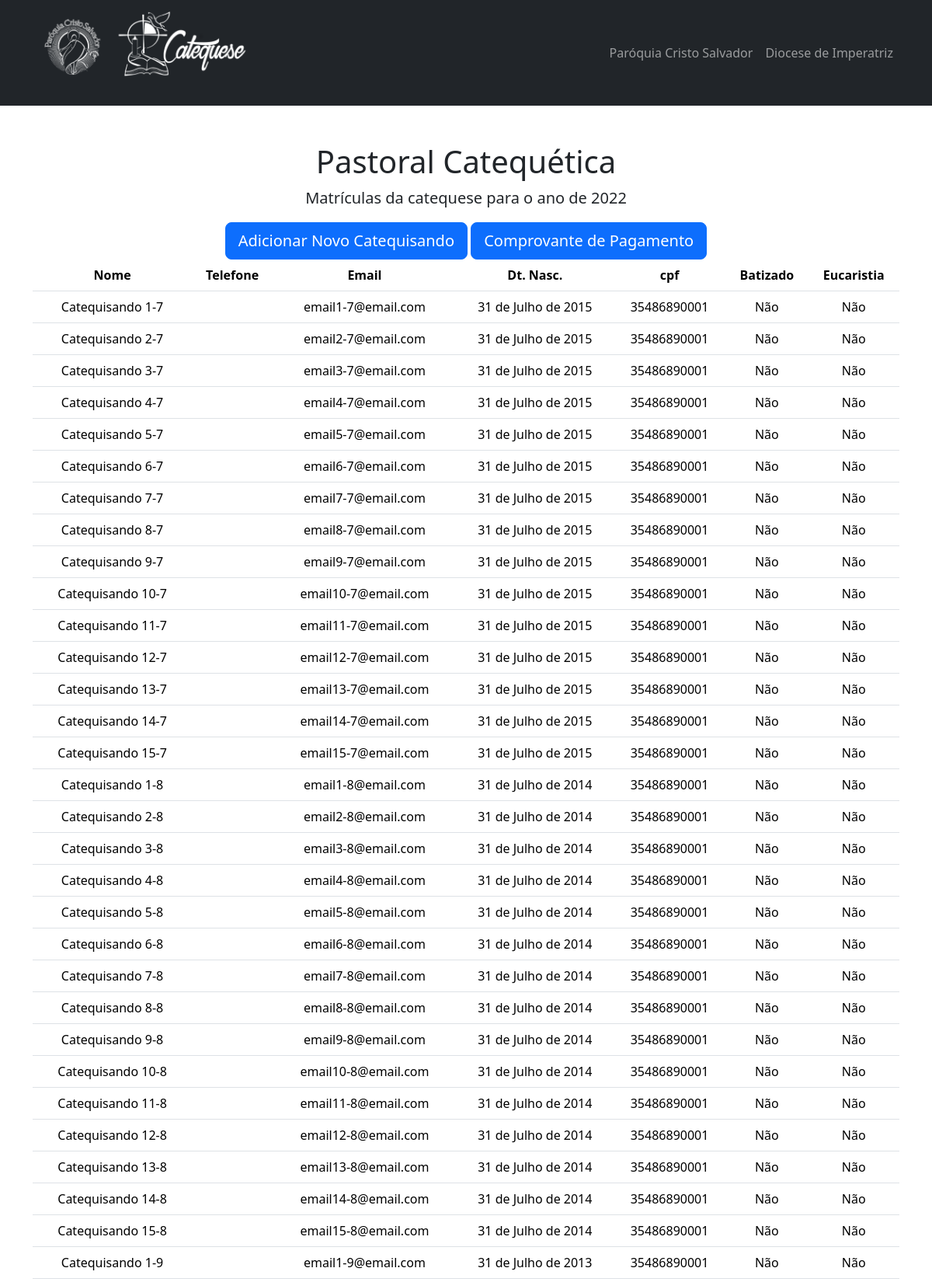
Screenshot of /cpf_validate/35486890001 (upper part) with the database file from the repository.
### matriculas/matricula/models.py (models this page shows, shortened)
class Matricula(models.Model):
    user = models.ForeignKey(settings.AUTH_USER_MODEL, on_delete=models.CASCADE, null=True, blank=True)
    turma = models.ForeignKey("matricula.Turma", on_delete=models.CASCADE, null=True, blank=True)
    name = models.CharField('Nome compeleto', max_length=300)
    phone = models.CharField("Telefone", max_length=20, blank=True)
    email = models.EmailField("Email")
    birth_date = models.DateField('Data de Nascimento', max_length=300)
    document = models.ImageField(verbose_name="Foto documento de identificação",  upload_to='documents/', blank=True)
    cpf = BRCPFField("CPF do responsável", max_length=20, blank=True)
    mother_name = models.CharField('Nome da Mãe', max_length=300)
    address = models.CharField('Endereço Completo', max_length=500)
    created_date = models.DateTimeField(default=timezone.now)
    last_class = models.CharField("Última turma de catequese", max_length=20, null=True, blank=True)
    last_year = models.IntegerField(
        "Último ano na catequese", validators=[MinValueValidator(2000), MaxValueValidator(2022)], null=True, blank=True
    )
    baptized = models.BooleanField("Já foi Batizado", default=False)
    eucharisted = models.BooleanField("Recebeu Eucaristia", default=False)
    baptism = models.ImageField(verbose_name="Foto Lembrança do Batismo", upload_to='documents/', blank=True)
    eucharist = models.ImageField(verbose_name="Foto Lembrança da Eucaristia", upload_to='documents/', blank=True)

### matriculas/matricula/views.py (the view)
# urls.py: path('cpf_validate/', views.cpf_not_validate, name='cpf_not_validate'),
def cpf_validate(request, cpf):
    cpf = input_mask_remove(cpf)
    if request.method == 'GET':
        matriculas = Matricula.objects.all()
        if cpf:
            matriculas = matriculas.filter(cpf=cpf)
        else:
            return HttpResponseNotFound("Impossível prosseguir sem CPF")
        return render(request, 'matricula/cpf_validate.html', {'cpf': cpf, 'matriculas': matriculas})

### matriculas/matricula/views.py (called while the page is built)
def input_mask_remove(value):
    regex_syntax = r"\D"
    value = re.sub(regex_syntax, "", value)
    return value

### templates/matricula/cpf_validate.html
{% extends 'matricula/base.html' %}
{% block content %}
<div>
  <a class="btn btn-primary btn-lg btn-block" href="{% url 'catequisando' cpf %}">Adicionar Novo Catequisando</a>
  {% if matriculas.count %}
  <a class="btn btn-primary btn-lg btn-block" href="{% url 'proof_list' cpf %}">Comprovante de Pagamento</a>
  {% endif %}
</div>
<table class="table">
  <thead>
    <tr>
      <th>Nome</th>
      <th>Telefone</th>
      <th>Email</th>
      <th>Dt. Nasc.</th>
      <th>cpf</th>
      <th>Batizado</th>
      <th>Eucaristia</th>
    </tr>
  </thead>
  <tbody>
    {% for matricula in matriculas %}
    <tr>
      <td>{{matricula.name}}</td>
      <td>{{matricula.phone}}</td>
      <td>{{matricula.email}}</td>
      <td>{{matricula.birth_date}}</td>
      <td>{{matricula.cpf}}</td>
      <td>{% if matricula.baptized %} Sim {% else %} Não {% endif %}</td>
      <td>{% if matricula.eucharisted %} Sim {% else %} Não {% endif %}</td>
    </tr>
    {% empty %}
    <tr class="group">
      <td colspan="7" class="text-center">Nenhum catequisando cadastrado</td>
    </tr>
    {% endfor %}
  </tbody>
</table>
{% endblock %}

### rows the page displays
Matricula: name "Catequisando 1-7", email "email1-7@email.com", birth_date "31 de Julho de 2015", cpf "35486890001", baptized "Não", eucharisted "Não"
Matricula: name "Catequisando 2-7", email "email2-7@email.com", birth_date "31 de Julho de 2015", cpf "35486890001", baptized "Não", eucharisted "Não"
Matricula: name "Catequisando 3-7", email "email3-7@email.com", birth_date "31 de Julho de 2015", cpf "35486890001", baptized "Não", eucharisted "Não"
Matricula: name "Catequisando 4-7", email "email4-7@email.com", birth_date "31 de Julho de 2015", cpf "35486890001", baptized "Não", eucharisted "Não"
Matricula: name "Catequisando 5-7", email "email5-7@email.com", birth_date "31 de Julho de 2015", cpf "35486890001", baptized "Não", eucharisted "Não"
Matricula: name "Catequisando 6-7", email "email6-7@email.com", birth_date "31 de Julho de 2015", cpf "35486890001", baptized "Não", eucharisted "Não"
Matricula: name "Catequisando 7-7", email "email7-7@email.com", birth_date "31 de Julho de 2015", cpf "35486890001", baptized "Não", eucharisted "Não"
Matricula: name "Catequisando 8-7", email "email8-7@email.com", birth_date "31 de Julho de 2015", cpf "35486890001", baptized "Não", eucharisted "Não"
Matricula: name "Catequisando 9-7", email "email9-7@email.com", birth_date "31 de Julho de 2015", cpf "35486890001", baptized "Não", eucharisted "Não"
Matricula: name "Catequisando 10-7", email "email10-7@email.com", birth_date "31 de Julho de 2015", cpf "35486890001", baptized "Não", eucharisted "Não"
Matricula: name "Catequisando 11-7", email "email11-7@email.com", birth_date "31 de Julho de 2015", cpf "35486890001", baptized "Não", eucharisted "Não"
Matricula: name "Catequisando 12-7", email "email12-7@email.com", birth_date "31 de Julho de 2015", cpf "35486890001", baptized "Não", eucharisted "Não"
Matricula: name "Catequisando 13-7", email "email13-7@email.com", birth_date "31 de Julho de 2015", cpf "35486890001", baptized "Não", eucharisted "Não"
Matricula: name "Catequisando 14-7", email "email14-7@email.com", birth_date "31 de Julho de 2015", cpf "35486890001", baptized "Não", eucharisted "Não"
Matricula: name "Catequisando 15-7", email "email15-7@email.com", birth_date "31 de Julho de 2015", cpf "35486890001", baptized "Não", eucharisted "Não"
Matricula: name "Catequisando 1-8", email "email1-8@email.com", birth_date "31 de Julho de 2014", cpf "35486890001", baptized "Não", eucharisted "Não"
Matricula: name "Catequisando 2-8", email "email2-8@email.com", birth_date "31 de Julho de 2014", cpf "35486890001", baptized "Não", eucharisted "Não"
Matricula: name "Catequisando 3-8", email "email3-8@email.com", birth_date "31 de Julho de 2014", cpf "35486890001", baptized "Não", eucharisted "Não"
Matricula: name "Catequisando 4-8", email "email4-8@email.com", birth_date "31 de Julho de 2014", cpf "35486890001", baptized "Não", eucharisted "Não"
Matricula: name "Catequisando 5-8", email "email5-8@email.com", birth_date "31 de Julho de 2014", cpf "35486890001", baptized "Não", eucharisted "Não"
Matricula: name "Catequisando 6-8", email "email6-8@email.com", birth_date "31 de Julho de 2014", cpf "35486890001", baptized "Não", eucharisted "Não"
Matricula: name "Catequisando 7-8", email "email7-8@email.com", birth_date "31 de Julho de 2014", cpf "35486890001", baptized "Não", eucharisted "Não"
Matricula: name "Catequisando 8-8", email "email8-8@email.com", birth_date "31 de Julho de 2014", cpf "35486890001", baptized "Não", eucharisted "Não"
Matricula: name "Catequisando 9-8", email "email9-8@email.com", birth_date "31 de Julho de 2014", cpf "35486890001", baptized "Não", eucharisted "Não"
Matricula: name "Catequisando 10-8", email "email10-8@email.com", birth_date "31 de Julho de 2014", cpf "35486890001", baptized "Não", eucharisted "Não"
Matricula: name "Catequisando 11-8", email "email11-8@email.com", birth_date "31 de Julho de 2014", cpf "35486890001", baptized "Não", eucharisted "Não"
Matricula: name "Catequisando 12-8", email "email12-8@email.com", birth_date "31 de Julho de 2014", cpf "35486890001", baptized "Não", eucharisted "Não"
Matricula: name "Catequisando 13-8", email "email13-8@email.com", birth_date "31 de Julho de 2014", cpf "35486890001", baptized "Não", eucharisted "Não"
Matricula: name "Catequisando 14-8", email "email14-8@email.com", birth_date "31 de Julho de 2014", cpf "35486890001", baptized "Não", eucharisted "Não"
Matricula: name "Catequisando 15-8", email "email15-8@email.com", birth_date "31 de Julho de 2014", cpf "35486890001", baptized "Não", eucharisted "Não"
Matricula: name "Catequisando 1-9", email "email1-9@email.com", birth_date "31 de Julho de 2013", cpf "35486890001", baptized "Não", eucharisted "Não"
